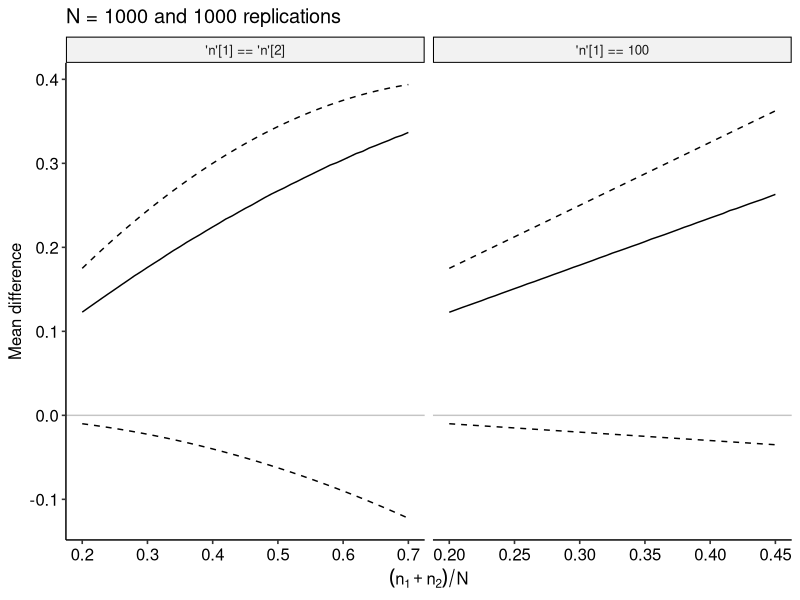
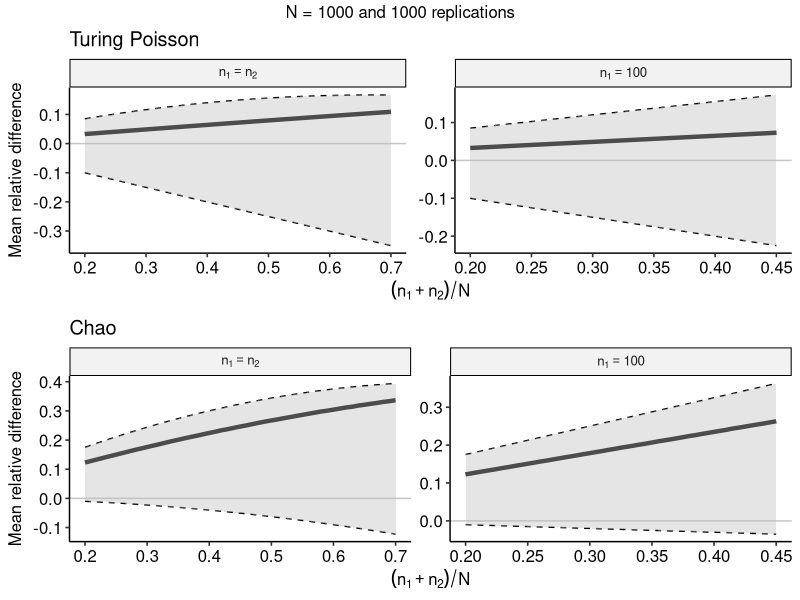

Recreate these plots in R, in order.
library(tidyverse)
library(ggpubr)

TRIALS <- 1000
SEED <- 777
SAMPLE_SIZES <- seq(100, 350, 5)
POP_SIZE <- 1000
OUTPUT_FOLDER <- "./_900_output/figures/"

srswor_caprecap <- function(n1, n2, N) {
  S <- c(sample(1:N, n1, replace = FALSE), sample(1:N, n2, replace = FALSE))
  K <- table(S)
  f <- c(length(K[K == 1]), length(K[K == 2]))
  return(f)
}

chao <- function(f) {
  return(f[1] + f[2] + f[1]^2 / (2 * f[2]))
}

dN <- function(f, N) {
  n <- f[1] + 2 * f[2]
  No <- n - f[2]
  return(exp(n / N) * (N - No) - N)
}

dN2 <- function(f, N) {
  n <- f[1] + 2 * f[2]
  No <- n - f[2]
  return(exp(n / N) * (n / N * (No / N - 1) + 1) - 1)
}

pseudo_exact <- function(f, tol = 1e-6) {
  n <- f[1] + 2 * f[2]
  No <- n - f[2]
  converged <- FALSE
  new_N <- No
  while (!converged) {
    old_N <- new_N
    dN <- dN(f, old_N)
    dN2 <- dN2(f, old_N)
    new_N <- old_N - dN / dN2
    converged <- abs(new_N - old_N) < tol
  }
  return(new_N)
}

turing_p <- function(f) {
  return(3 / 2 * f[1] + f[2] + f[1]^2 / (2 * f[2]))
}

simulate_sampling <- function(n1, n2 = NA, N, trials = TRIALS) {
  res <- list()
  if (!anyNA(n2)) {
    for (i in n1) {
      for (j in n2) {
        reps <- t(replicate(trials, srswor_caprecap(i, j, N)))
        reps <- cbind(
          reps,
          apply(reps, 1, chao),
          apply(reps, 1, pseudo_exact),
          apply(reps, 1, turing_p),
          i,
          j
        )
        res[[paste0(i, j)]] <- reps
      }
    }
  } else {
    for (i in n1) {
      reps <- t(replicate(trials, srswor_caprecap(i, i, N)))
      reps <- cbind(
        reps,
        apply(reps, 1, chao),
        apply(reps, 1, pseudo_exact),
        apply(reps, 1, turing_p),
        i,
        i
      )
      res[[paste0(i, i)]] <- reps
    }
  }
  res <- do.call(rbind, res) %>%
    as.data.frame() %>%
    setNames(
      c(
        "f1",
        "f2",
        "Chao",
        "Pseudolikelihood",
        "Turing Poisson",
        "n_1",
        "n_2"
      )
    )
  agg <- res %>%
    group_by(n_1, n_2) %>%
    summarise(
      `Chao` = mean(`Chao`),
      `Pseudolikelihood` = mean(`Pseudolikelihood`),
      `Turing Poisson` = mean(`Turing Poisson`),
      .groups = "keep"
    )
  return(agg)
}

set.seed(SEED)
first_fixed <- simulate_sampling(c(100), SAMPLE_SIZES, POP_SIZE)
first_fixed$type <- "'n'[1] == 100"
none_fixed <- simulate_sampling(SAMPLE_SIZES, NA, POP_SIZE)
none_fixed$type <- "'n'[1] == 'n'[2]"

agg <- rbind(first_fixed, none_fixed)
agg$`Chao (rel.diff)` <- (
  (agg$`Pseudolikelihood` - agg$`Chao`) / POP_SIZE
)
agg$`Turing Poisson (rel.diff)` <- (
  (agg$`Pseudolikelihood` - agg$`Turing Poisson`) / POP_SIZE
)
agg$`Chao (lower)` <- (
  -agg$n_1 / POP_SIZE * agg$n_2 / POP_SIZE
)
agg$`Chao (upper)` <- (
  (agg$n_1 + agg$n_2) / POP_SIZE 
  - 5 / 2 * agg$n_1 / POP_SIZE * agg$n_2 / POP_SIZE
)
agg$`Turing Poisson (lower)` <- (
  -(agg$n_1 + agg$n_2) / (2 * POP_SIZE)
)
agg$`Turing Poisson (upper)` <- (
  (agg$n_1 + agg$n_2) / (POP_SIZE * 2)
  - 3 / 2 * agg$n_1 / POP_SIZE * agg$n_2 / POP_SIZE
)

ggplot(agg, mapping = aes(x = (n_1 + n_2) / POP_SIZE, y = `Chao (rel.diff)`)) +
  geom_line() +
  geom_line(aes(y = `Chao (lower)`), linetype = "dashed") +
  geom_line(aes(y = `Chao (upper)`), linetype = "dashed") +
  xlab(expression(("n"[1] + "n"[2]) / N)) +
  ylab("Mean difference") +
  geom_hline(yintercept = 0.0, color = "grey", alpha = 0.9) +
  theme_pubr() +
  facet_wrap(
    ~ type,
    scale = "free_x",
  ) +
  theme(legend.title = element_blank(), legend.position = "right") +
  ggtitle("N = 1000 and 1000 replications")

p1 <- ggplot(
  agg,
  mapping = aes(x = (n_1 + n_2) / POP_SIZE, y = `Turing Poisson (rel.diff)`)
) +
  geom_line(linewidth = 1.5) +
  geom_line(aes(y = `Turing Poisson (lower)`), linetype = "dashed") +
  geom_line(aes(y = `Turing Poisson (upper)`), linetype = "dashed") +
  geom_ribbon(
    aes(ymin = `Turing Poisson (lower)`, ymax = `Turing Poisson (upper)`),
    fill = "grey",
    alpha = 0.4
  ) +
  xlab(expression(("n"[1] + "n"[2]) / N)) +
  ylab("Mean relative difference") +
  geom_hline(yintercept = 0.0, color = "grey", alpha = 0.9) +
  theme_pubr() +
  facet_wrap(
    ~ type,
    scale = "free",
    labeller = label_parsed
  ) +
  theme(legend.title = element_blank(), legend.position = "right") +
  ggtitle("Turing Poisson")

p2 <- ggplot(
  agg,
  mapping = aes(x = (n_1 + n_2) / POP_SIZE, y = `Chao (rel.diff)`)
) +
  geom_line(linewidth = 1.5) +
  geom_line(aes(y = `Chao (lower)`), linetype = "dashed") +
  geom_line(aes(y = `Chao (upper)`), linetype = "dashed") +
  geom_ribbon(
    aes(ymin = `Chao (lower)`, ymax = `Chao (upper)`),
    fill = "grey",
    alpha = 0.4
  ) +
  xlab(expression(("n"[1] + "n"[2]) / N)) +
  ylab("Mean relative difference") +
  geom_hline(yintercept = 0.0, color = "grey", alpha = 0.9) +
  theme_pubr() +
  facet_wrap(
    ~ type,
    scale = "free",
    labeller = label_parsed
  ) +
  theme(legend.title = element_blank(), legend.position = "right") +
  ggtitle("Chao")

p <- ggarrange(p1, p2, ncol = 1, nrow = 2)
annotate_figure(p, top = text_grob("N = 1000 and 1000 replications"))
